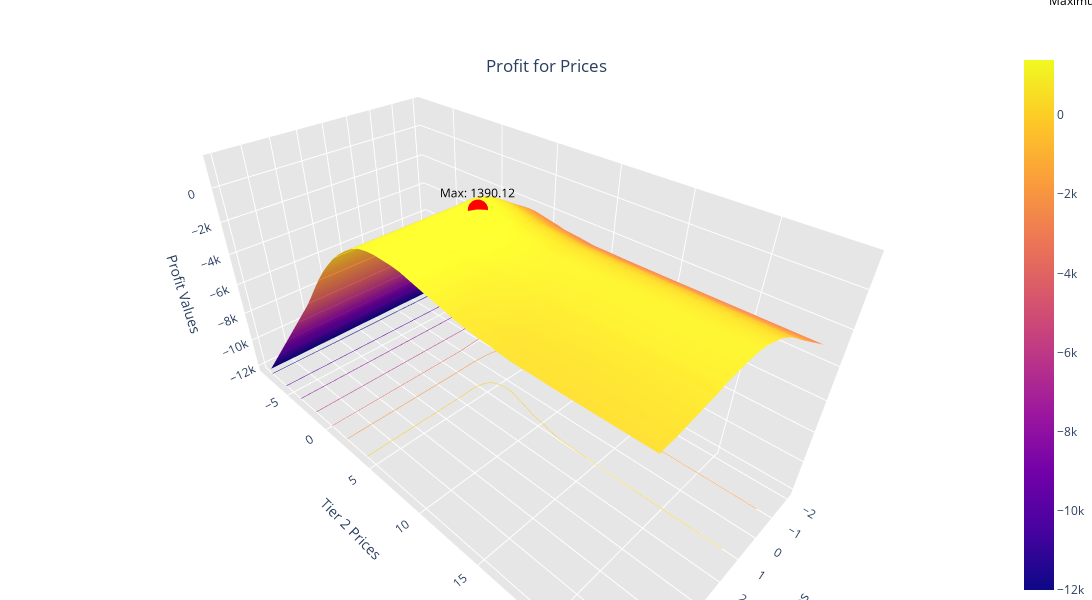

The notebook cell saved with this chart:
### Code cell
# fig = plt.figure(figsize=(12, 16))
# ax = Axes3D(fig)


prices_prof_arr = np.array(prices_profits)

tier_1_vals = prices_prof_arr[:,0]
tier_2_vals = prices_prof_arr[:,1]
profit_vals = prices_prof_arr[:,2]

X,Y = np.meshgrid(tier_1_prices, tier_2_prices)
Z = profit_vals.reshape(X.shape).T

# Taking log of profit b/c I want to emphasize higher values more
# profit_normalized = (profit_options - np.min(profit_options)) / (np.max(profit_options) - np.min(profit_options))
# profit_log_transformed = np.log1p(profit_normalized * 0.0000001)  

# colors = plt.cm.viridis(profit_log_transformed / np.max(profit_log_transformed))

# ax.plot_surface(X,Y,Z, cmap=plt.cm.viridis, zorder=0)
fig = go.Figure(data=[go.Surface(
    z=Z,
    x=X,
    y=Y,
    colorscale='Plasma',  # Change to a vibrant colormap
    contours={
        "z": {
            "show": True,
            "usecolormap": True,
            "highlightcolor": "lime",
            "project": {"z": True}
        }
    }
)])

maximum = max(profits)
inds = [i for i, x in enumerate(profits) if x == maximum]
tier_1_price = tier_1_vals[inds]
tier_2_price = tier_2_vals[inds]

fig.add_trace(go.Scatter3d(
    x=tier_1_price, y=tier_2_price, z=[maximum],
    mode='markers+text',
    marker=dict(size=7, color='red', symbol='circle'),
    text=[f"Max: {maximum:.2f}"],
    textfont=dict(size=12, color="black"),
    textposition="top center"
))

fig.update_layout(
    title={
        'text': "Profit for Prices",
        'y': 0.9,  # Adjust title position
        'x': 0.5,
        'xanchor': 'center',
        'yanchor': 'top'
    },
    scene=dict(
        xaxis=dict(title="Tier 1 Prices", backgroundcolor="rgb(230, 230, 230)", gridcolor="white"),
        yaxis=dict(title="Tier 2 Prices", backgroundcolor="rgb(230, 230, 230)", gridcolor="white"),
        zaxis=dict(title="Profit Values", backgroundcolor="rgb(230, 230, 230)", gridcolor="white"),
        camera=dict(eye=dict(x=1.5,y=1.5, z=1.5)),  # Set camera position for better perspective
        aspectratio=dict(x=1,y=2,z=1)
    ),
    autosize = False,
    width=1200,
    height=600,
    margin=dict(l=0, r=0, t=50, b=0),  # Reduce margins
    coloraxis_colorbar=dict(title="Profit", tickvals=np.linspace(Z.min(), Z.max(), 5))
)

fig.add_annotation(
    x=tier_1_price[0],
    y=tier_2_price[0],
    text="Maximum Point",
    showarrow=True,
    arrowhead=2,
    ax=-40,
    ay=40,
    font=dict(color="black", size=12),
    arrowcolor="red"
)

# Show the plot
fig.show()

### Figure 1 — Plotly figure (JSON) as saved in the notebook; plotly's stock layout.template omitted (floating-point values rounded to 4 significant figures; data arrays with more than 128 entries replaced by an {"elided": "..."} marker saying what was removed)
{"data": [{"colorscale": [[0, "#0d0887"], [0.1111, "#46039f"], [0.2222, "#7201a8"], [0.3333, "#9c179e"], [0.4444, "#bd3786"], [0.5556, "#d8576b"], [0.6667, "#ed7953"], [0.7778, "#fb9f3a"], [0.8889, "#fdca26"], [1, "#f0f921"]], "contours": {"z": {"highlightcolor": "lime", "project": {"z": true}, "show": true, "usecolormap": true}}, "type": "surface", "x": {"elided": "50x50 float values"}, "y": {"elided": "50x50 float values"}, "z": {"elided": "50x50 float values"}}, {"marker": {"color": "red", "size": 7, "symbol": "circle"}, "mode": "markers+text", "text": ["Max: 1390.12"], "textfont": {"color": "black", "size": 12}, "textposition": "top center", "type": "scatter3d", "x": [2.571], "y": [7.673], "z": [1390.0]}], "layout": {"annotations": [{"arrowcolor": "red", "arrowhead": 2, "ax": -40, "ay": 40, "font": {"color": "black", "size": 12}, "showarrow": true, "text": "Maximum Point", "x": 2.571, "y": 7.673}], "autosize": false, "coloraxis": {"colorbar": {"tickvals": [-12000, -8652.0, -5305.0, -1957.0, 1390.0], "title": {"text": "Profit"}}}, "height": 600, "margin": {"b": 0, "l": 0, "r": 0, "t": 50}, "scene": {"aspectratio": {"x": 1, "y": 2, "z": 1}, "camera": {"center": {"x": 0, "y": 0, "z": 0}, "eye": {"x": 1.382, "y": 1.382, "z": 1.382}, "projection": {"type": "perspective"}, "up": {"x": 0, "y": 0, "z": 1}}, "xaxis": {"backgroundcolor": "rgb(230, 230, 230)", "gridcolor": "white", "title": {"text": "Tier 1 Prices"}, "type": "linear"}, "yaxis": {"backgroundcolor": "rgb(230, 230, 230)", "gridcolor": "white", "title": {"text": "Tier 2 Prices"}, "type": "linear"}, "zaxis": {"backgroundcolor": "rgb(230, 230, 230)", "gridcolor": "white", "title": {"text": "Profit Values"}, "type": "linear"}}, "title": {"text": "Profit for Prices", "x": 0.5, "xanchor": "center", "y": 0.9, "yanchor": "top"}, "width": 1200}}
